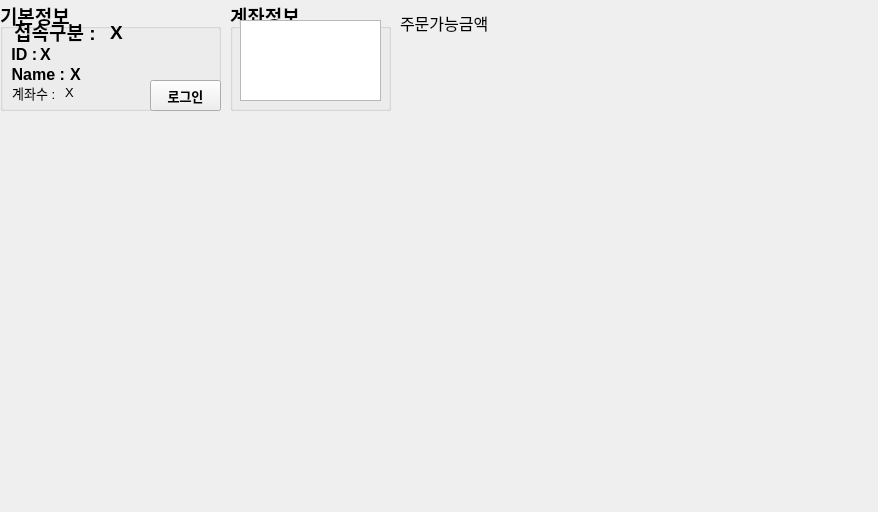
<?xml version="1.0" encoding="UTF-8"?>
<ui version="4.0">
 <class>autoMainForm</class>
 <widget class="QWidget" name="autoMainForm">
  <property name="geometry">
   <rect>
    <x>0</x>
    <y>0</y>
    <width>878</width>
    <height>512</height>
   </rect>
  </property>
  <property name="windowTitle">
   <string>자동매매만들기</string>
  </property>
  <widget class="QGroupBox" name="g_init_info">
   <property name="geometry">
    <rect>
     <x>0</x>
     <y>0</y>
     <width>221</width>
     <height>111</height>
    </rect>
   </property>
   <property name="font">
    <font>
     <family>Arial</family>
     <pointsize>14</pointsize>
     <weight>75</weight>
     <bold>true</bold>
    </font>
   </property>
   <property name="title">
    <string>기본정보</string>
   </property>
   <widget class="QLabel" name="l_login_id_txt">
    <property name="geometry">
     <rect>
      <x>40</x>
      <y>42</y>
      <width>101</width>
      <height>25</height>
     </rect>
    </property>
    <property name="font">
     <font>
      <family>Arial</family>
      <pointsize>12</pointsize>
      <weight>75</weight>
      <bold>true</bold>
     </font>
    </property>
    <property name="text">
     <string>X</string>
    </property>
   </widget>
   <widget class="QLabel" name="l_login_id">
    <property name="geometry">
     <rect>
      <x>1</x>
      <y>44</y>
      <width>51</width>
      <height>21</height>
     </rect>
    </property>
    <property name="font">
     <font>
      <family>Arial</family>
      <pointsize>12</pointsize>
      <weight>75</weight>
      <bold>true</bold>
     </font>
    </property>
    <property name="text">
     <string>ID : </string>
    </property>
    <property name="alignment">
     <set>Qt::AlignCenter</set>
    </property>
   </widget>
   <widget class="QLabel" name="l_login_nm_txt">
    <property name="geometry">
     <rect>
      <x>70</x>
      <y>62</y>
      <width>81</width>
      <height>25</height>
     </rect>
    </property>
    <property name="font">
     <font>
      <family>Arial</family>
      <pointsize>12</pointsize>
      <weight>75</weight>
      <bold>true</bold>
     </font>
    </property>
    <property name="text">
     <string>X</string>
    </property>
   </widget>
   <widget class="QLabel" name="l_login_nm">
    <property name="geometry">
     <rect>
      <x>10</x>
      <y>64</y>
      <width>61</width>
      <height>21</height>
     </rect>
    </property>
    <property name="font">
     <font>
      <family>Arial</family>
      <pointsize>12</pointsize>
      <weight>75</weight>
      <bold>true</bold>
     </font>
    </property>
    <property name="text">
     <string>Name : </string>
    </property>
    <property name="alignment">
     <set>Qt::AlignCenter</set>
    </property>
   </widget>
   <widget class="QLabel" name="l_server_type">
    <property name="geometry">
     <rect>
      <x>12</x>
      <y>21</y>
      <width>91</width>
      <height>21</height>
     </rect>
    </property>
    <property name="font">
     <font>
      <family>Arial</family>
      <pointsize>14</pointsize>
      <weight>75</weight>
      <bold>true</bold>
     </font>
    </property>
    <property name="text">
     <string>접속구분 : </string>
    </property>
    <property name="alignment">
     <set>Qt::AlignCenter</set>
    </property>
   </widget>
   <widget class="QLabel" name="l_server_type_txt">
    <property name="geometry">
     <rect>
      <x>110</x>
      <y>20</y>
      <width>91</width>
      <height>25</height>
     </rect>
    </property>
    <property name="font">
     <font>
      <family>Arial</family>
      <pointsize>14</pointsize>
      <weight>75</weight>
      <bold>true</bold>
     </font>
    </property>
    <property name="text">
     <string>X</string>
    </property>
   </widget>
   <widget class="QLabel" name="l_account_cnt_txt">
    <property name="geometry">
     <rect>
      <x>65</x>
      <y>80</y>
      <width>121</width>
      <height>25</height>
     </rect>
    </property>
    <property name="font">
     <font>
      <family>Arial</family>
      <pointsize>10</pointsize>
      <weight>50</weight>
      <bold>false</bold>
     </font>
    </property>
    <property name="text">
     <string>X</string>
    </property>
   </widget>
   <widget class="QLabel" name="l_account_cnt">
    <property name="geometry">
     <rect>
      <x>5</x>
      <y>82</y>
      <width>61</width>
      <height>21</height>
     </rect>
    </property>
    <property name="font">
     <font>
      <family>Arial</family>
      <pointsize>10</pointsize>
      <weight>50</weight>
      <bold>false</bold>
     </font>
    </property>
    <property name="text">
     <string>계좌수 : </string>
    </property>
    <property name="alignment">
     <set>Qt::AlignCenter</set>
    </property>
   </widget>
   <widget class="QPushButton" name="b_login_btn">
    <property name="geometry">
     <rect>
      <x>150</x>
      <y>80</y>
      <width>71</width>
      <height>31</height>
     </rect>
    </property>
    <property name="font">
     <font>
      <family>Arial</family>
      <pointsize>10</pointsize>
      <weight>75</weight>
      <bold>true</bold>
     </font>
    </property>
    <property name="text">
     <string>로그인</string>
    </property>
   </widget>
  </widget>
  <widget class="QGroupBox" name="g_account_info">
   <property name="geometry">
    <rect>
     <x>230</x>
     <y>0</y>
     <width>161</width>
     <height>111</height>
    </rect>
   </property>
   <property name="font">
    <font>
     <family>Arial</family>
     <pointsize>14</pointsize>
     <weight>75</weight>
     <bold>true</bold>
    </font>
   </property>
   <property name="title">
    <string>계좌정보</string>
   </property>
   <widget class="QListWidget" name="account_list">
    <property name="geometry">
     <rect>
      <x>10</x>
      <y>20</y>
      <width>141</width>
      <height>81</height>
     </rect>
    </property>
   </widget>
  </widget>
  <widget class="QLabel" name="l_order_amt_txt">
   <property name="geometry">
    <rect>
     <x>400</x>
     <y>30</y>
     <width>101</width>
     <height>25</height>
    </rect>
   </property>
   <property name="font">
    <font>
     <family>Arial</family>
     <pointsize>12</pointsize>
     <weight>50</weight>
     <bold>false</bold>
    </font>
   </property>
   <property name="text">
    <string/>
   </property>
  </widget>
  <widget class="QLabel" name="l_order_amt">
   <property name="geometry">
    <rect>
     <x>400</x>
     <y>11</y>
     <width>101</width>
     <height>21</height>
    </rect>
   </property>
   <property name="font">
    <font>
     <family>Arial</family>
     <pointsize>12</pointsize>
     <weight>50</weight>
     <bold>false</bold>
    </font>
   </property>
   <property name="text">
    <string>&lt;html&gt;&lt;head/&gt;&lt;body&gt;&lt;p&gt;주문가능금액&lt;/p&gt;&lt;/body&gt;&lt;/html&gt;</string>
   </property>
   <property name="alignment">
    <set>Qt::AlignLeading|Qt::AlignLeft|Qt::AlignVCenter</set>
   </property>
  </widget>
 </widget>
 <resources/>
 <connections/>
</ui>
